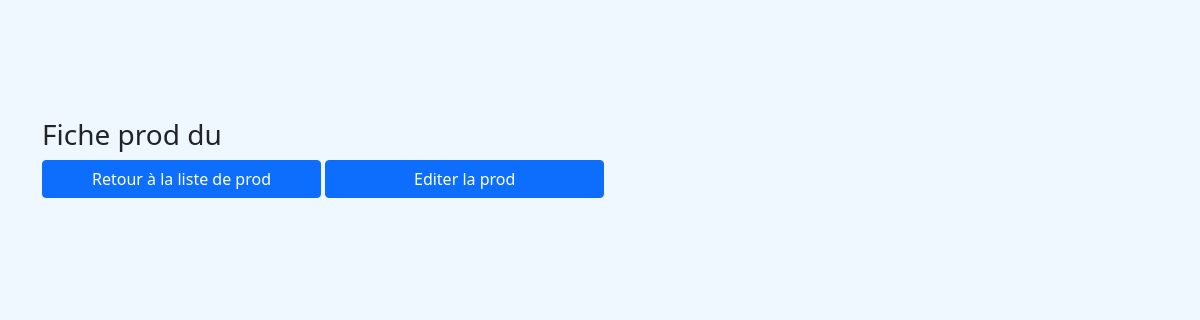
The page /prod/prodlist/3/ficheprod/ on the database as committed earlier.
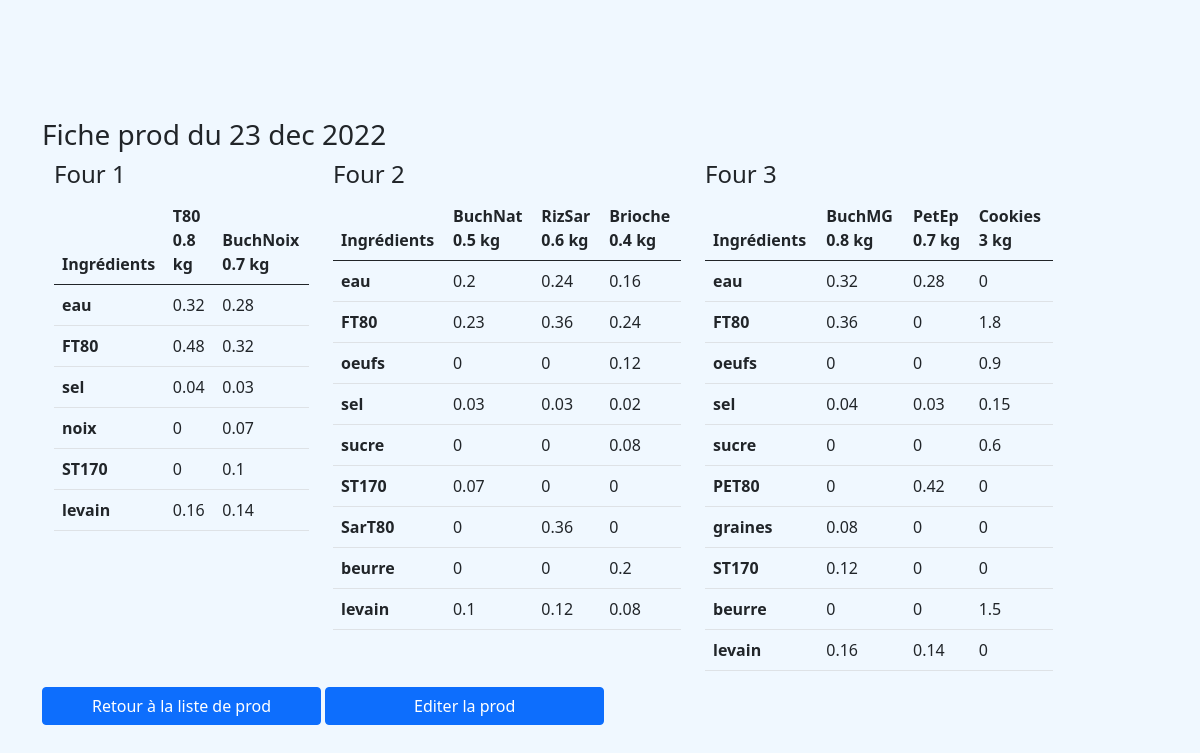
The same page on the database as committed later.
### prod/models.py (models this page shows, shortened)
class Data(models.Model):
    prod_id = models.ForeignKey(Prod, on_delete=models.CASCADE)
    T80 = models.FloatField(default=0)
    BuchNat = models.FloatField(default=0)
    BuchMG = models.FloatField(default=0)
    BuchRN = models.FloatField(default=0)
    BuchNoix = models.FloatField(default=0,)
    RizSar = models.FloatField(default=0,)
    PetEp = models.FloatField(default=0,)
    Brioche = models.FloatField(default=0,)
    Cookies = models.IntegerField(default=0)

class Prod(models.Model):
    date = models.DateField(unique=True)
    boulanger = models.CharField(max_length=100, default="", null="")

### prod/views.py (the view, shortened to what this page needs)
# urls.py: path('prodlist/<int:pk>/ficheprod/', views.FicheProdView.as_view(), name='fiche_prod'),
class FicheProdView(DetailView):
    model = Prod
    template_name = 'ficheprod.html'
    def get_context_data(self, **kwargs):
        context = super(FicheProdView, self).get_context_data(**kwargs)
        QS = Data.objects.filter(prod_id__pk=self.object.pk)
        recettes = []
        for four in QS:
            print("Four ", four)
            rcp = formatteur_de_recettes(four)
            recettes.append(rcp)
        context = {"prod":list(QS), "recettes":recettes}
        print(f"context = {context}")
        return context

### prod/templatetags/extra_filters.py (called while the page is built)
@register.filter
def return_item(l, i):
    try:
        return l[i]
    except:
        return None

@register.filter
def get_attr(obj, attr_name):
    return getattr(obj, attr_name)

### templates/ficheprod.html (shortened to what this page needs)
{% extends 'base.html' %}
{% load crispy_forms_tags %} {% load static %} {% load extra_filters %}
{% block content %}
<h3>Fiche prod du {{ prod.0.prod_id.date|date:_("d b Y") }}</h3>
<div class="container">
  <div class="row">
    {% for elem in recettes %} {% with index=forloop.counter0 %}
    <div class="col-{{ elem.headers|length }}">
      <h4>Four {{ forloop.counter }}</h4>
      <table class="table">
        <thead>
          <tr>
            {% for item in elem.headers %} {% if forloop.counter0 == 0 %}
            <th class="col-md-1">{{ item }}</th>
            {% else %}
            <th class="col-md-1">
              {{ item }} {{ prod|return_item:index|get_attr:item }} kg
            </th>
            {% endif %} {% endfor %}
          </tr>
        </thead>
        <tbody>
          {% for key, row in elem.rows.items %}
          <tr>
            <th scope="row" class="col-md-1">{{ key }}</th>
            {% for value in row %}
            <td class="col-md-1">{{ value }}</td>
            {% endfor %}
          </tr>
          {% endfor %}
        </tbody>
      </table>
    </div>
    {% endwith %} {% endfor %}
  </div>
</div>
<div id="button_div">
  <a
    href="{% url 'prod:list_prod' %}"
    role="button"
    class="btn btn-primary col-3"
    >Retour à la liste de prod</a
  >
  <a
    href="{% url 'prod:prod_detail' pk=prod.0.prod_id.pk %}"
    role="button"
    class="btn btn-primary col-3"
    >Editer la prod</a
  >
</div>
{% endblock content %}

### templates/base.html (shortened to what this page needs)
<!DOCTYPE html>
<html lang="en-us">
  {% load static %}
  <head>
    <link
      href="https://cdn.jsdelivr.net/npm/bootstrap@5.0.0-beta2/dist/css/bootstrap.min.css"
      rel="stylesheet"
    />
    <link rel="stylesheet" type="text/css" href="{% static 'prod.css' %}" />
  </head>
  <body>
    <main>
      <div class="container">
        <div class="d-flex align-items-center py-5">
          <div class="col-12">{% block content %} {% endblock content %}</div>
        </div>
      </div>
    </main>
  </body>
</html>

### prod/static/prod.css (style rules this page uses)
body { padding-top: 70px; background-color: aliceblue; }

Rows that differ between the two databases and show on the page:
added Data: prod_id.date "23 dec 2022", headers "0.8" "0.7"
added Data: headers "0.5" "0.6" "0.4"
added Data: headers "0.8" "0.7" "3"
Other text that changed with them:
new list line: "Four 1 Ingrédients T80 kg BuchNoix kg eau 0.32 0.28 FT80 0.48 0.32 sel 0.04 0.03 noix 0 0.07 ST170 0 0.1 levain 0.16 0.14"
new list line: "Four 2 Ingrédients BuchNat kg RizSar kg Brioche kg eau 0.2 0.24 0.16 FT80 0.23 0.36 0.24 oeufs 0 0 0.12 sel 0.03 0.03 0.02 sucre 0 0 0.08 ST170 0.07 0 0 SarT80 0 0.36 0 beurre 0 0 0.2 levain 0.1 0.12 0.08"
new list line: "Four 3 Ingrédients BuchMG kg PetEp kg Cookies kg eau 0.32 0.28 0 FT80 0.36 0 1.8 oeufs 0 0 0.9 sel 0.04 0.03 0.15 sucre 0 0 0.6 PET80 0 0.42 0 graines 0.08 0 0 ST170 0.12 0 0 beurre 0 0 1.5 levain 0.16 0.14 0"
